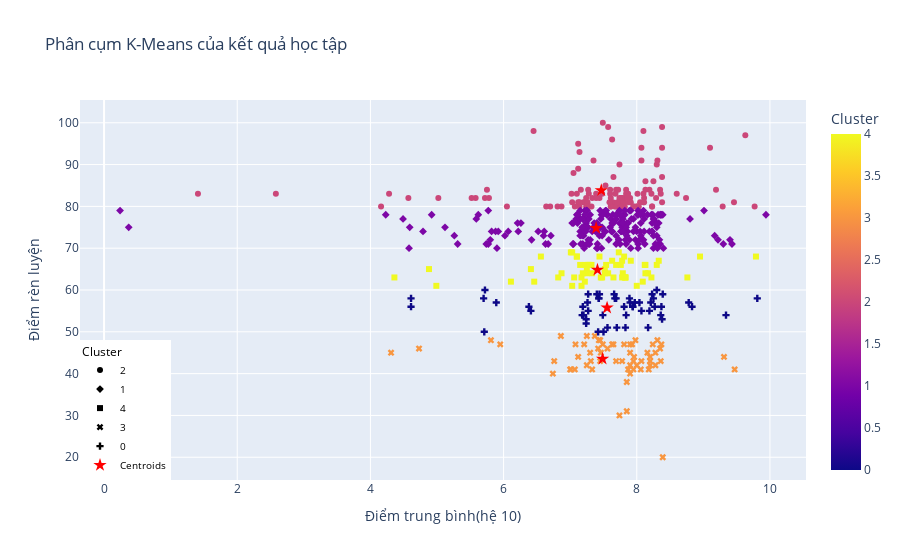

Source (notebook cell):
### Markdown cell above
### K = 5

### Code cell
kmeans = KMeans(n_clusters=5, random_state=0)
y_kmeans = kmeans.fit_predict(X)

centers = kmeans.cluster_centers_
print(centers)

# Gắn kết quả phân cụm vào dataframe
data['Cluster'] = y_kmeans  

# Tính toán tọa độ của các trung tâm cụm
centers = pd.DataFrame(kmeans.cluster_centers_, columns=['Điểm trung bình(hệ 10)','Điểm rèn luyện'])
centers['Cluster'] = range(len(centers))  # Thêm cột Cluster để tương ứng với số cụm

# Vẽ biểu đồ tương tác với Plotly
fig = px.scatter(
    data,
    x='Điểm trung bình(hệ 10)',
    y='Điểm rèn luyện',
    color='Cluster',
    symbol ='Cluster',
    hover_name='Tên ',  # Hiển thị tên sinh viên khi trỏ chuột
    hover_data=['Điểm trung bình(hệ 10)', 'GPA'],  # Hiển thị thêm điểm
    title="Phân cụm K-Means của kết quả học tập"
)

# Thêm các điểm trung tâm vào biểu đồ
fig.add_scatter(
    x=centers['Điểm trung bình(hệ 10)'],
    y=centers['Điểm rèn luyện'],
    mode='markers',
    marker=dict(size=10, color='red', symbol='star'),
    name='Centroids'  # Tên hiển thị cho điểm trung tâm
)

fig.update_layout(
    legend=dict(
        x=0, y=0,  
        font=dict(size=10, color="black")
    ),
) 
# Hiển thị biểu đồ
fig.show()

### Figure 1 — Plotly figure (JSON) as saved in the notebook; plotly's stock layout.template omitted (floating-point values rounded to 4 significant figures; data arrays with more than 128 entries replaced by an {"elided": "..."} marker saying what was removed)
{"data": [{"customdata": [[3.93], [2.81], [2.94], [2.73], [2.83], [2.99], [2.21], [2.93], [3.17], [2.95], [3.46], [2.97], [3.79], [2.94], [3.3], [3.41], [2.21], [2.84], [2.96], [2.93], [3.44], [2.89], [3.34], [2.84], [3.29], [3.21], [3.19], [3.68], [2.28], [3.53], [2.58], [3.51], [2.86], [3.31], [2.91], [3.23], [3.06], [2.87], [3.15], [3.12], [2.93], [3.69], [2.97], [2.12], [3.91], [2.82], [1.39], [3.11], [2.01], [3.39], [2.89], [2.03], [3.33], [3.26], [3.28], [3.1], [2.82], [2.87], [3.71], [3.38], [3.21], [2.91], [3.49], [0], [2.81], [3.07], [2.91], [2.86], [2.92], [2.81], [3.07], [3.24], [2.64], [3], [3.07], [1.47], [2.99], [2.94], [3.33], [2.86], [2.88], [2.82], [2.84], [1.73], [2.89], [2.99], [2.89], [3.19], [3.44], [3.14], [2.89], [1.25], [2.88], [3.34], [2.93], [2.98], [3.03], [3.49], [2.98], [2.81], [3], [3.11], [3.38], [2.8], [2.97], [2.78], [3.49], [2.94], [2.84], [2.97], [2.94], [3], [2.99], [2.79], [0], [3.01], [2.8], [3.19]], "hovertemplate": "<b>%{hovertext}</b><br><br>Cluster=%{marker.color}<br>Điểm trung bình(hệ 10)=%{x}<br>Điểm rèn luyện=%{y}<br>GPA=%{customdata[0]}<extra></extra>", "hovertext": ["Bùi Quốc Linh", "Phan Đình Tuấn", "Phạm Anh Bình", "Hoàng Hữu Phong", "Phan Văn Tuấn", "Nguyễn Khánh Anh", "Đỗ Thanh Khang", "Bùi Hữu Quang", "Bùi Quốc Bình", "Hoàng Hải Phong", "Phan Minh Cường", "Bùi Hữu Khang", "Phan Khánh Phong", "Lê Anh Dương", "Phạm Minh Khang", "Bùi Văn Cường", "Hoàng Hải Dương", "Đặng Khánh Bình", "Nguyễn Quốc Bình", "Trần Hải Tuấn", "Phan Đình Tuấn", "Phan Anh Cường", "Phan Văn Huy", "Phạm Khánh Khang", "Lê Hải Bình", "Phạm Hải Khang", "Bùi Hữu Cường", "Đỗ Thị Khang", "Lê Văn Huy", "Hoàng Anh Huy", "Trần Khánh Tuấn", "Hoàng Minh Dương", "Trần Anh Khang", "Nguyễn Hữu Linh", "Đỗ Khánh Bình", "Nguyễn Thị Anh", "Hoàng Thanh Huy", "Đỗ Thị Huy", "Nguyễn Minh Phong", "Bùi Minh Khang", "Trần Thanh Tuấn", "Phan Hải Cường", "Phan Hải Cường", "Nguyễn Khánh Bình", "Hoàng Văn Dương", "Bùi Hữu Linh", "Phan Văn Huy", "Trần Khánh Phong", "Lê Hải Anh", "Lê Đình Tuấn", "Lê Thị Huy", "Phạm Văn Phong", "Phạm Hải Bình", "Phạm Minh Cường", "Đặng Hải Tuấn", "Trần Khánh Anh", "Vũ Quốc Dương", "Đặng Minh Huy", "Nguyễn Minh Quang", "Phan Anh Linh", "Hoàng Văn Phong", "Vũ Khánh Tuấn", "Bùi Anh Tuấn", "Đặng Đình Quang", "Hoàng Hữu Linh", "Nguyễn Đình Huy", "Đặng Đình Cường", "Bùi Quốc Phong", "Đỗ Quốc Phong", "Bùi Văn Dương", "Trần Minh Khang", "Đỗ Khánh Anh", "Đỗ Hữu Cường", "Lê Anh Dương", "Bùi Minh Bình", "Vũ Đình Huy", "Bùi Anh Khang", "Vũ Hữu Khang", "Hoàng Khánh Linh", "Đặng Thanh Bình", "Đỗ Thanh Linh", "Nguyễn Văn Cường", "Đỗ Quốc Bình", "Nguyễn Minh Linh", "Trần Quốc Phong", "Lê Thị Anh", "Phan Quốc Dương", "Phạm Đình Quang", "Đặng Khánh Anh", "Phạm Anh Bình", "Đỗ Anh Khang", "Đặng Thị Cường", "Hoàng Đình Tuấn", "Nguyễn Thị Dương", "Đặng Văn Linh", "Phạm Minh Dương", "Lê Thị Anh", "Trần Hải Phong", "Đỗ Đình Khang", "Đặng Văn Khang", "Bùi Minh Khang", "Vũ Thị Cường", "Đặng Minh Huy", "Phan Quốc Huy", "Trần Quốc Tuấn", "Đỗ Quốc Phong", "Đặng Minh Anh", "Vũ Văn Huy", "Lê Hữu Phong", "Lê Thanh Phong", "Đặng Hải Quang", "Phan Hải Khang", "Nguyễn Hải Tuấn", "Bùi Văn Linh", "Phan Văn Tuấn", "Hoàng Anh Tuấn", "Trần Hải Quang", "Đặng Minh Cường"], "legendgroup": "2", "marker": {"color": [2, 2, 2, 2, 2, 2, 2, 2, 2, 2, 2, 2, 2, 2, 2, 2, 2, 2, 2, 2, 2, 2, 2, 2, 2, 2, 2, 2, 2, 2, 2, 2, 2, 2, 2, 2, 2, 2, 2, 2, 2, 2, 2, 2, 2, 2, 2, 2, 2, 2, 2, 2, 2, 2, 2, 2, 2, 2, 2, 2, 2, 2, 2, 2, 2, 2, 2, 2, 2, 2, 2, 2, 2, 2, 2, 2, 2, 2, 2, 2, 2, 2, 2, 2, 2, 2, 2, 2, 2, 2, 2, 2, 2, 2, 2, 2, 2, 2, 2, 2, 2, 2, 2, 2, 2, 2, 2, 2, 2, 2, 2, 2, 2, 2, 2, 2, 2, 2], "coloraxis": "coloraxis", "symbol": "circle"}, "mode": "markers", "name": "2", "orientation": "v", "showlegend": true, "type": "scatter", "x": [9.63, 7.12, 7.61, 6.45, 7.74, 7.2, 5.72, 7.33, 7.9, 7.75, 7.84, 7.28, 8.6, 7.22, 8.03, 7.95, 5.58, 7.12, 7.61, 7.69, 7.82, 7.1, 8.35, 7.77, 8.3, 8.23, 8.1, 9.77, 5.78, 8.74, 6.81, 9.46, 7.67, 8.1, 7.64, 7.91, 8.19, 7.44, 8.38, 8.07, 7.35, 9.19, 7.69, 5.52, 9.29, 7.49, 4.57, 7.81, 5.75, 8.1, 7.27, 6.05, 7.95, 7.87, 8.13, 8.29, 7.78, 7.39, 9.1, 8.05, 7.88, 7.6, 8.38, 1.41, 7.61, 8.01, 7.6, 7.79, 7.59, 7.29, 8.22, 7.84, 6.87, 7.03, 8, 4.28, 7.63, 7.14, 8, 7.24, 7.12, 7.76, 7.16, 5.02, 7.14, 7.72, 7.26, 8.11, 8.25, 8.38, 7.14, 4.16, 7.07, 7.86, 7.77, 7.05, 8.31, 8.11, 7.53, 7.27, 7.65, 8.36, 8.23, 7.68, 7.57, 6.7, 8.07, 7.02, 7.32, 7.39, 7.48, 7.74, 7.71, 6.64, 2.58, 8.13, 7.24, 8.38], "xaxis": "x", "y": [97, 95, 82, 98, 90, 81, 82, 82, 82, 81, 84, 83, 83, 81, 80, 80, 82, 81, 80, 84, 80, 83, 84, 82, 90, 80, 81, 80, 82, 82, 80, 81, 80, 98, 81, 81, 84, 82, 81, 91, 91, 84, 80, 82, 80, 100, 82, 81, 84, 83, 84, 80, 80, 83, 86, 82, 81, 82, 94, 81, 81, 84, 94, 83, 80, 83, 83, 82, 81, 80, 83, 83, 80, 81, 80, 83, 96, 80, 80, 82, 89, 80, 84, 82, 81, 84, 81, 82, 86, 87, 93, 80, 80, 82, 82, 88, 91, 81, 85, 80, 87, 83, 80, 83, 99, 80, 94, 83, 80, 83, 83, 82, 81, 80, 83, 84, 80, 99], "yaxis": "y"}, {"customdata": {"elided": "207x1 float values"}, "hovertemplate": "<b>%{hovertext}</b><br><br>Cluster=%{marker.color}<br>Điểm trung bình(hệ 10)=%{x}<br>Điểm rèn luyện=%{y}<br>GPA=%{customdata[0]}<extra></extra>", "hovertext": {"elided": "207 str values"}, "legendgroup": "1", "marker": {"color": {"elided": "207 int values"}, "coloraxis": "coloraxis", "symbol": "diamond"}, "mode": "markers", "name": "1", "orientation": "v", "showlegend": true, "type": "scatter", "x": {"elided": "207 float values"}, "xaxis": "x", "y": {"elided": "207 int values"}, "yaxis": "y"}, {"customdata": [[3.42], [1.55], [2.92], [3], [2.96], [2.85], [3.49], [2.56], [3.31], [2.99], [2.91], [2.85], [3.13], [2.58], [2.83], [2.86], [2.94], [1.69], [2.87], [2.9], [2.86], [2.88], [3.36], [2.53], [2.95], [3.74], [2.94], [2.82], [2.96], [2.3], [2.88], [3.1], [2.9], [2.92], [3.95], [3], [2.69], [3.23], [2.97], [3.55], [1.23], [2.82], [3.41], [3.46], [3.24], [3.2], [2.92], [2.89], [2.87], [2.81], [3.38], [3.18], [2.95], [2.96], [2.51], [2.91], [3.25], [2.81], [2.95]], "hovertemplate": "<b>%{hovertext}</b><br><br>Cluster=%{marker.color}<br>Điểm trung bình(hệ 10)=%{x}<br>Điểm rèn luyện=%{y}<br>GPA=%{customdata[0]}<extra></extra>", "hovertext": ["Vũ Văn Huy", "Nguyễn Khánh Dương", "Lê Quốc Tuấn", "Bùi Thanh Linh", "Trần Anh Bình", "Nguyễn Thị Tuấn", "Nguyễn Quốc Tuấn", "Trần Thị Cường", "Nguyễn Anh Quang", "Đặng Hải Anh", "Hoàng Thanh Linh", "Trần Anh Quang", "Đặng Đình Bình", "Đặng Văn Khang", "Nguyễn Quốc Phong", "Đặng Quốc Cường", "Đặng Hải Dương", "Lê Văn Huy", "Đỗ Minh Huy", "Đỗ Đình Dương", "Trần Thanh Cường", "Lê Minh Dương", "Vũ Hải Linh", "Trần Đình Cường", "Phạm Hữu Cường", "Lê Văn Quang", "Vũ Anh Anh", "Trần Thị Linh", "Vũ Thị Tuấn", "Hoàng Hữu Tuấn", "Bùi Khánh Anh", "Lê Đình Anh", "Lê Anh Linh", "Vũ Văn Bình", "Đỗ Hải Tuấn", "Trần Thanh Khang", "Đặng Thị Tuấn", "Nguyễn Quốc Dương", "Bùi Khánh Khang", "Vũ Văn Linh", "Vũ Hải Khang", "Phạm Thị Linh", "Trần Quốc Dương", "Lê Đình Huy", "Đỗ Quốc Khang", "Vũ Thị Dương", "Vũ Thị Bình", "Đỗ Đình Anh", "Đặng Thị Linh", "Đỗ Minh Huy", "Vũ Quốc Dương", "Phan Minh Bình", "Nguyễn Khánh Cường", "Đỗ Quốc Tuấn", "Nguyễn Hữu Bình", "Đặng Hải Dương", "Hoàng Văn Dương", "Bùi Minh Anh", "Hoàng Thanh Dương"], "legendgroup": "4", "marker": {"color": [4, 4, 4, 4, 4, 4, 4, 4, 4, 4, 4, 4, 4, 4, 4, 4, 4, 4, 4, 4, 4, 4, 4, 4, 4, 4, 4, 4, 4, 4, 4, 4, 4, 4, 4, 4, 4, 4, 4, 4, 4, 4, 4, 4, 4, 4, 4, 4, 4, 4, 4, 4, 4, 4, 4, 4, 4, 4, 4], "coloraxis": "coloraxis", "symbol": "square"}, "mode": "markers", "name": "4", "orientation": "v", "showlegend": true, "type": "scatter", "x": [8.09, 4.99, 7.33, 7.06, 7.52, 7.32, 8.3, 6.82, 8.17, 7.48, 7.78, 7.46, 7.81, 6.41, 7.1, 7.69, 7.03, 4.88, 7.73, 7.15, 7.1, 7.01, 8.12, 6.87, 7.23, 8.95, 7.65, 7.17, 7.25, 6.11, 7.78, 7.83, 7.19, 7.76, 8.76, 7.44, 6.46, 8, 7.27, 9.79, 4.36, 7.03, 8.13, 8.13, 7.91, 8.33, 7.22, 7.17, 7.79, 7.29, 7.83, 7.82, 7.54, 7.25, 6.56, 7.63, 8.22, 7.57, 7.52], "xaxis": "x", "y": [62, 61, 64, 63, 65, 66, 66, 63, 64, 63, 63, 63, 68, 65, 68, 66, 61, 65, 69, 66, 68, 69, 66, 64, 66, 68, 63, 61, 64, 62, 67, 63, 64, 66, 63, 68, 62, 61, 66, 68, 63, 69, 66, 64, 67, 67, 62, 63, 64, 66, 63, 63, 66, 65, 68, 67, 63, 64, 64], "yaxis": "y"}, {"customdata": [[2.92], [2.95], [3.59], [3.29], [2.99], [3], [3.52], [2.96], [0], [1.04], [2.98], [3.25], [1.41], [3.28], [2.81], [2.91], [2.98], [3.15], [2.8], [2.98], [3.16], [2.54], [3.3], [2.9], [2.84], [2.29], [2.96], [3.19], [2.93], [3.03], [2.87], [2.02], [3.42], [3.29], [3.26], [2.98], [2.94], [3.48], [3.01], [3.08], [2.73], [3.16], [2.78], [2.8], [3.17], [2.84], [3.29], [3.23], [2.84], [3.18], [3.47], [3.25], [3.34], [3.26], [3.24], [2.89], [3.39], [2.97], [3], [2.88], [3.01], [3.05], [3.12]], "hovertemplate": "<b>%{hovertext}</b><br><br>Cluster=%{marker.color}<br>Điểm trung bình(hệ 10)=%{x}<br>Điểm rèn luyện=%{y}<br>GPA=%{customdata[0]}<extra></extra>", "hovertext": ["Bùi Khánh Quang", "Phan Hữu Quang", "Trần Hữu Bình", "Hoàng Hải Dương", "Lê Hải Phong", "Phan Hải Bình", "Phạm Minh Quang", "Đỗ Văn Khang", "Đặng Hải Cường", "Vũ Đình Khang", "Phạm Văn Quang", "Nguyễn Hữu Linh", "Bùi Anh Tuấn", "Vũ Hữu Dương", "Trần Quốc Huy", "Phan Đình Cường", "Hoàng Đình Dương", "Phan Quốc Bình", "Lê Quốc Cường", "Phạm Khánh Phong", "Đặng Anh Tuấn", "Phan Minh Anh", "Phan Quốc Tuấn", "Đặng Khánh Bình", "Trần Anh Anh", "Nguyễn Hữu Khang", "Đỗ Minh Dương", "Nguyễn Hải Tuấn", "Hoàng Thanh Bình", "Trần Hải Dương", "Lê Hải Linh", "Phạm Quốc Anh", "Phan Hải Anh", "Bùi Thị Phương", "Phạm Minh Dương", "Bùi Đình Huy", "Phan Hải Cường", "Bùi Minh Anh", "Phan Hữu Quang", "Vũ Hải Anh", "Đặng Thị Tuấn", "Nguyễn Khánh Phong", "Vũ Thanh Dương", "Hoàng Anh Huy", "Trần Anh Quang", "Trần Thanh Huy", "Phạm Đình Cường", "Lê Đình Bình", "Hoàng Văn Phong", "Hoàng Quốc Phong", "Lê Thị Dương", "Nguyễn Thị Quang", "Vũ Anh Bình", "Nguyễn Đình Linh", "Bùi Thanh Cường", "Vũ Anh Phong", "Phạm Hải Dương", "Đỗ Minh Cường", "Trần Minh Quang", "Lê Đình Khang", "Đặng Thị Huy", "Phan Thị Anh", "Hoàng Hải Cường"], "legendgroup": "3", "marker": {"color": [3, 3, 3, 3, 3, 3, 3, 3, 3, 3, 3, 3, 3, 3, 3, 3, 3, 3, 3, 3, 3, 3, 3, 3, 3, 3, 3, 3, 3, 3, 3, 3, 3, 3, 3, 3, 3, 3, 3, 3, 3, 3, 3, 3, 3, 3, 3, 3, 3, 3, 3, 3, 3, 3, 3, 3, 3, 3, 3, 3, 3, 3, 3], "coloraxis": "coloraxis", "symbol": "x"}, "mode": "markers", "name": "3", "orientation": "v", "showlegend": true, "type": "scatter", "x": [7.01, 7.45, 9.47, 8.35, 7.07, 7.56, 9.31, 7.42, 0.29, 4.31, 7.25, 8.18, 4.73, 7.95, 7, 7.45, 7.74, 8.31, 7.65, 7.46, 8.39, 6.74, 7.9, 7.33, 7.08, 5.81, 7.37, 7.85, 7.78, 8.2, 7.49, 5.95, 8.06, 8.2, 7.9, 7.43, 7.3, 7.93, 7.9, 8.24, 6.76, 8.16, 6.86, 7.63, 7.85, 7.31, 8.36, 8.28, 7.25, 8.28, 8.2, 7.98, 7.9, 7.96, 8.07, 7.69, 8.37, 7.21, 7.95, 7.12, 8, 7.87, 7.81], "xaxis": "x", "y": [41, 48, 41, 46, 41, 46, 44, 46, 44, 45, 49, 41, 46, 43, 41, 43, 30, 48, 47, 45, 20, 40, 42, 41, 47, 48, 49, 38, 43, 43, 47, 47, 41, 44, 45, 48, 45, 47, 40, 47, 43, 45, 49, 47, 31, 43, 43, 45, 42, 42, 42, 48, 47, 44, 43, 43, 47, 47, 41, 44, 42, 41, 47], "yaxis": "y"}, {"customdata": [[3.2], [3.43], [2.91], [3.23], [2.8], [2.97], [3.15], [3.26], [3.25], [2.49], [3.15], [2.91], [2.06], [3.31], [3.27], [1.45], [3.5], [3.78], [2.95], [3.46], [2.92], [3.48], [2.99], [3.44], [3.74], [2.65], [3.48], [2.29], [1.1], [2.81], [2.81], [3.24], [3.71], [2.9], [3.17], [2.87], [3.43], [2.81], [3.23], [3.34], [2.96], [2.88], [2.11], [3.34], [2.98], [2.8], [2.88], [2.91], [2.86], [2.94], [3.03], [3.25], [2.7]], "hovertemplate": "<b>%{hovertext}</b><br><br>Cluster=%{marker.color}<br>Điểm trung bình(hệ 10)=%{x}<br>Điểm rèn luyện=%{y}<br>GPA=%{customdata[0]}<extra></extra>", "hovertext": ["Trần Minh Huy", "Bùi Thị Huy", "Nguyễn Hải Tuấn", "Trần Văn Anh", "Hoàng Thị Dương", "Hoàng Anh Tuấn", "Nguyễn Đình Tuấn", "Lê Anh Phong", "Lê Thị Cường", "Lê Thanh Bình", "Đỗ Anh Dương", "Đỗ Hữu Linh", "Đặng Thanh Huy", "Bùi Văn Linh", "Đỗ Văn Phong", "Vũ Khánh Cường", "Vũ Hải Bình", "Lê Quốc Dương", "Bùi Quốc Khang", "Đỗ Đình Linh", "Phạm Anh Khang", "Hoàng Văn Quang", "Lê Thị Anh", "Bùi Hải Phong", "Trần Anh Dương", "Lê Minh Dương", "Phan Khánh Quang", "Nguyễn Thanh Tuấn", "Vũ Quốc Quang", "Đặng Thị Cường", "Lê Đình Quang", "Bùi Đình Anh", "Đặng Hải Cường", "Nguyễn Minh Linh", "Vũ Thanh Dương", "Đỗ Anh Phong", "Phạm Anh Phong", "Nguyễn Thanh Quang", "Hoàng Đình Bình", "Phạm Hải Huy", "Lê Quốc Dương", "Bùi Thị Anh", "Phạm Thị Phong", "Trần Hữu Phong", "Nguyễn Thị Anh", "Vũ Thanh Linh", "Trần Văn Cường", "Hoàng Anh Linh", "Nguyễn Quốc Huy", "Đỗ Anh Tuấn", "Đỗ Đình Dương", "Hoàng Thị Khang", "Phan Thị Huy"], "legendgroup": "0", "marker": {"color": [0, 0, 0, 0, 0, 0, 0, 0, 0, 0, 0, 0, 0, 0, 0, 0, 0, 0, 0, 0, 0, 0, 0, 0, 0, 0, 0, 0, 0, 0, 0, 0, 0, 0, 0, 0, 0, 0, 0, 0, 0, 0, 0, 0, 0, 0, 0, 0, 0, 0, 0, 0, 0], "coloraxis": "coloraxis", "symbol": "cross"}, "mode": "markers", "name": "0", "orientation": "v", "showlegend": true, "type": "scatter", "x": [8.25, 8.17, 7.7, 8.3, 7.56, 7.66, 7.94, 8.37, 8.19, 5.72, 8.04, 7.42, 5.71, 7.83, 8.38, 4.61, 9.81, 8.78, 7.24, 7.94, 7.43, 7.97, 7.4, 7.89, 9.34, 6.38, 8.36, 5.7, 4.61, 7.69, 7.18, 8.21, 8.83, 7.49, 8.39, 7.43, 7.9, 7.44, 8.23, 8.07, 7.27, 7.5, 5.89, 7.81, 7.27, 7.26, 7.24, 7.67, 7.2, 7.19, 7.84, 8.27, 6.41], "xaxis": "x", "y": [58, 51, 51, 60, 51, 59, 56, 56, 55, 60, 57, 50, 50, 51, 53, 58, 58, 57, 52, 56, 58, 57, 59, 58, 54, 56, 54, 58, 56, 58, 54, 57, 56, 54, 59, 58, 57, 59, 59, 55, 55, 50, 57, 56, 59, 57, 53, 58, 54, 56, 54, 56, 55], "yaxis": "y"}, {"marker": {"color": "red", "size": 10, "symbol": "star"}, "mode": "markers", "name": "Centroids", "type": "scatter", "x": [7.554, 7.39, 7.467, 7.487, 7.409], "y": [55.75, 74.8, 83.83, 43.54, 64.81]}], "layout": {"coloraxis": {"colorbar": {"title": {"text": "Cluster"}}, "colorscale": [[0, "#0d0887"], [0.1111, "#46039f"], [0.2222, "#7201a8"], [0.3333, "#9c179e"], [0.4444, "#bd3786"], [0.5556, "#d8576b"], [0.6667, "#ed7953"], [0.7778, "#fb9f3a"], [0.8889, "#fdca26"], [1, "#f0f921"]]}, "legend": {"font": {"color": "black", "size": 10}, "title": {"text": "Cluster"}, "tracegroupgap": 0, "x": 0, "y": 0}, "title": {"text": "Phân cụm K-Means của kết quả học tập"}, "xaxis": {"anchor": "y", "domain": [0, 1], "title": {"text": "Điểm trung bình(hệ 10)"}}, "yaxis": {"anchor": "x", "domain": [0, 1], "title": {"text": "Điểm rèn luyện"}}}}
